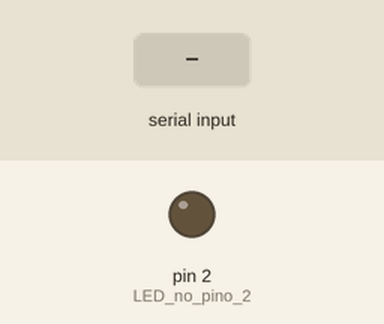
The sketch below on a simulated Arduino Uno, built with avr-gcc and run on an emulated ATmega328P. On the bench: output pins drawn as LEDs (lit = HIGH). Inputs (shaded band) come from the test bench.

Above: at 1.2 s.
1.3 s: "1" received over Serial
At 2.5 s:
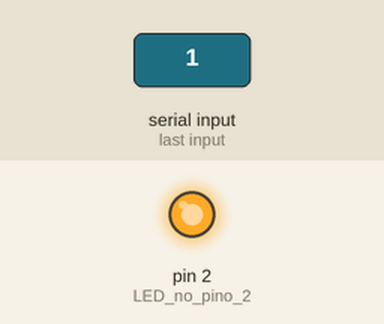
2.8 s: "0" received over Serial
At 3.9 s:
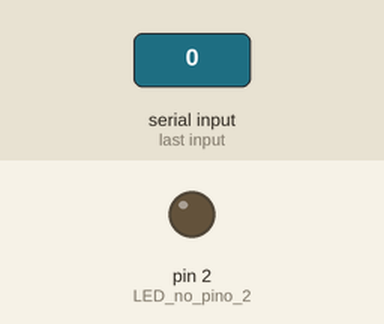
Timing chart, 0 to 5.8 s (numbered marks = the images above; inputs shaded):
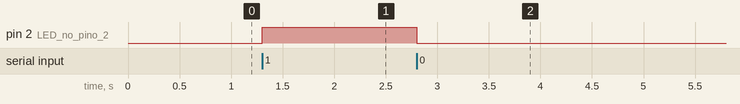

Measured:
- after the input at 1.3 s, pin 2 (LED_no_pino_2): LOW → HIGH at once
- after the input at 2.8 s, pin 2 (LED_no_pino_2): HIGH → LOW at once

The sketch:

sketch_jul8a.ino
```cpp
void setup() {
  pinMode(2, OUTPUT);      // LED no pino 2
  Serial.begin(9600);      // Comunicação serial
}

void loop() {
  if (Serial.available()) {
    char comando = Serial.read();

    if (comando == '1') {
      digitalWrite(2, HIGH); // Liga o LED
    } else if (comando == '0') {
      digitalWrite(2, LOW);  // Desliga o LED
    }
  }
}
```
